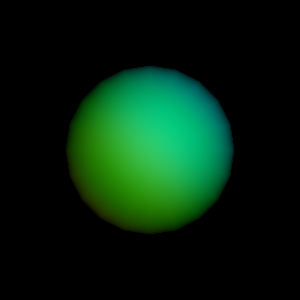

Reproduce this figure in Python.
#!/usr/bin/env python

# Write a PLY file with alpha from elevation, then read and render it.

import os
import tempfile

import vtkmodules.vtkInteractionStyle  # noqa: F401
import vtkmodules.vtkRenderingFreeType  # noqa: F401
import vtkmodules.vtkRenderingOpenGL2  # noqa: F401

from vtkmodules.vtkCommonCore import vtkLookupTable
from vtkmodules.vtkFiltersCore import vtkElevationFilter
from vtkmodules.vtkFiltersSources import vtkSphereSource
from vtkmodules.vtkIOPLY import vtkPLYReader, vtkPLYWriter
from vtkmodules.vtkRenderingCore import (
    vtkActor,
    vtkPolyDataMapper,
    vtkRenderWindow,
    vtkRenderWindowInteractor,
    vtkRenderer,
)

# Source
temp_dir = tempfile.mkdtemp()
ply_output_file = os.path.join(temp_dir, "plyAlpha.ply")

sphere_source = vtkSphereSource()
sphere_source.SetPhiResolution(20)
sphere_source.SetThetaResolution(20)

# Filter
elevation_filter = vtkElevationFilter()
elevation_filter.SetInputConnection(sphere_source.GetOutputPort())
elevation_filter.SetLowPoint(-0.5, -0.5, -0.5)
elevation_filter.SetHighPoint(0.5, 0.5, 0.5)

alpha_lut = vtkLookupTable()
alpha_lut.SetTableRange(0, 1)
alpha_lut.SetAlphaRange(0, 1.0)
alpha_lut.Build()

ply_writer = vtkPLYWriter()
ply_writer.SetFileName(ply_output_file)
ply_writer.SetFileTypeToBinary()
ply_writer.EnableAlphaOn()
ply_writer.SetColorModeToDefault()
ply_writer.SetArrayName("Elevation")
ply_writer.SetLookupTable(alpha_lut)
ply_writer.SetInputConnection(elevation_filter.GetOutputPort())
ply_writer.Write()

readback_reader = vtkPLYReader()
readback_reader.SetFileName(ply_output_file)

# Mapper
alpha_mapper = vtkPolyDataMapper()
alpha_mapper.SetInputConnection(readback_reader.GetOutputPort())
alpha_mapper.ScalarVisibilityOn()

# Actor
alpha_actor = vtkActor()
alpha_actor.SetMapper(alpha_mapper)

# Renderer
renderer = vtkRenderer()
renderer.AddActor(alpha_actor)
renderer.SetBackground(0, 0, 0)

# Render window
render_window = vtkRenderWindow()
render_window.AddRenderer(renderer)
render_window.SetWindowName("ply writer alpha")
render_window.SetMultiSamples(0)
render_window.SetSize(300, 300)

# Interactor
interactor = vtkRenderWindowInteractor()
interactor.SetRenderWindow(render_window)

# Scene
interactor.Initialize()
interactor.Start()
